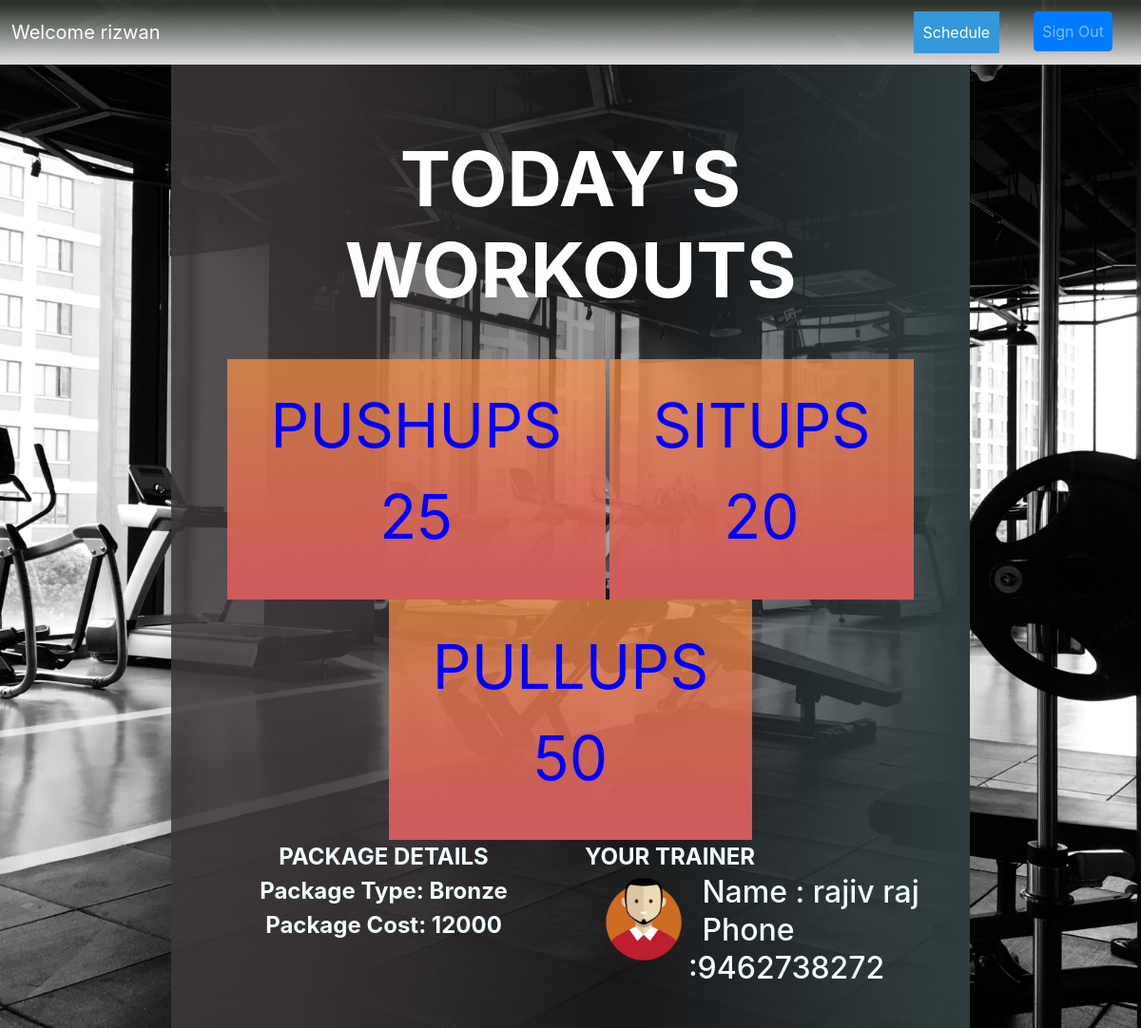
Screenshot of /userDashboard.php (signed in) with the database file from the repository.
### tables this page shows
create table member(memberId integer not null AUTO_INCREMENT ,memberName varchar(30) not null,memberMobile varchar(20) not null,
memberEmail varchar(30) not null,dues integer default 0,trainerId integer,packageId integer,FOREIGN KEY (trainerId) REFERENCES trainer(trainerId) ON DELETE SET NULL,
FOREIGN KEY (packageId) REFERENCES package(packageId) ON DELETE SET NULL,PRIMARY KEY (memberId)
);

create table package(packageId integer not null AUTO_INCREMENT ,packageName varchar(30) not null,
packageAmount varchar(10) not null,pushUpCount integer,pullUpCount integer,sitUpCount integer,monday varchar(30),tuesday varchar(30),wednesday varchar(30),
thursday varchar(30),friday varchar(30),PRIMARY KEY (packageId));

create table trainer(trainerId integer NOT NULL AUTO_INCREMENT ,trainerName varchar(20) not null,trainerMobile varchar(20) not null,
trainerEmail varchar(30) not null,PRIMARY KEY (trainerId));

### userDashboard.php (the view, shortened to what this page needs)
<!DOCTYPE html>
<html>
<head>
    <link rel="stylesheet" href="https://stackpath.bootstrapcdn.com/font-awesome/4.7.0/css/font-awesome.min.css">
    <link rel="stylesheet" href="https://stackpath.bootstrapcdn.com/bootstrap/4.3.1/css/bootstrap.min.css"
>
    <link rel="stylesheet" href="./css/userDashboard.css">
</head>
<body>
    <?php
    $username=$_SESSION['user'];
    $sql = "SELECT memberName FROM member,loginMember WHERE username='$username' and member.memberId=loginMember.memberId;";
    $result=mysqli_query($conn,$sql);
    $row=mysqli_fetch_assoc($result);
    $mname=$row[memberName];
    ?>
    <section id="title">
        <nav class="navbar fixed-top  navbar-expand-md navbar-dark navbar-custom ">
            <a class="navbar-brand" href="">  Welcome <?php echo $mname; ?> </a>
            <div class="collapse navbar-collapse" id="navbarTogglerDemo02">
                <ul class="navbar-nav ml-auto">
                    <li class="nav-item">
                        <div class="dropdown">
                            <button onclick="myFunction()" class="dropbtn">Schedule</button>
                        </div>
                    </li>
                    <li class="nav-item ">
                        <a class="nav-link btn btn-primary" href="./includes/logout.inc.php">Sign Out</a></button>
                    </li>
                </ul>
            </div>
        </nav>
    </section>
    <?php
    $username=$_SESSION['user'];
    $sql = "SELECT  pushUpCount,pullUpCount,sitUpCount,packageName,packageAmount FROM loginMember,package,member WHERE loginMember.username='$username' and member.packageId=package.packageId
                      and  member.memberId=loginMember.memberId;";
    $result=mysqli_query($conn,$sql);
    $row=mysqli_fetch_assoc($result);
    $pushups=$row[pushUpCount];
    $situps=$row[pullUpCount];
    $pullups=$row[sitUpCount];
    $packageName=$row[packageName];
    $packageCost=$row[packageAmount];
    ?>
    <?php
        $username=$_SESSION['user'];
        $sql = "SELECT trainerName,trainerMobile FROM loginMember,trainer,member WHERE loginMember.username='$username' and member.trainerId=trainer.trainerId and
                member.memberId=loginMember.memberId ;";
        $result=mysqli_query($conn,$sql);
        $row=mysqli_fetch_assoc($result);
        $trainerName=$row[trainerName];
        $trainerMobile=$row[trainerMobile];
?>
    <section id="user-header">
        <div class="container-fluid contents">
             <div class="workout-form" >
                <h2 class="workout">
                    TODAY'S WORKOUTS</h2>
                <div class="schedule">
                     PUSHUPS
                     <p class="exercise"><?php echo $pushups;  ?><br></p>
                </div>
                <div class="schedule">
                     SITUPS
                     <p class="exercise"><?php  echo $situps;    ?><br></p>
                </div>
                <div class="schedule">
                     PULLUPS
                     <p class="exercise"><?php  echo $pullups;    ?><br></p>
                </div>
            </div>
            <div class="row">
                <div class="col-lg-6">
                    <div class="package-type">
                         PACKAGE DETAILS
                         <div>
                             Package Type:  <?php  echo $packageName;  ?><br>
                             Package Cost:  <?php  echo $packageCost;  ?>
                         </div>
                    </div>
                </div>
                <div class="col-lg-6 package-details">
                    YOUR TRAINER
                    <div>
                        <img class="trainer-image trainer-details" src="./assets/avatars/person2.png" alt="trainer">
                        <h2 class="trainer-details">Name : <?php  echo $trainerName  ?><br></h2>
                        <h2 class="trainer-details">Phone :<?php  echo $trainerMobile  ?></h2>
                    </div>
                </div>
            </div>
         </div>
     </section>
</body>
</html>

### css/userDashboard.css (style rules this page uses)
body, html { height: 100%; scroll-behavior: smooth; }
.nav-item { padding: 0 18px; }
.navbar-custom { padding:1%; background: rgb(215,215,215); background: linear-gradient(0deg, rgba(215,215,215,1) 6%, rgba(51,60,52,0.8393558106836485) 93%); }
#user-header { background-image: url("../assets/images/user-front.jpg"); background-size: cover; background-position: center; padding: 5% 15%; height: 100%; text-align: center; }
.workout { padding: 5%; text-align: center; font-size: 5rem; font-weight: bolder; color: white; }
.schedule { display: inline-block; background: rgb(207,91,91); background: linear-gradient(0deg, rgba(207,91,91,1) 9%, rgba(255,146,70,0.7077031496192228) 93%); padding-top: 3%; padding-right:6%; padding-left: 6%; padding-bottom: 3%; color: blue; font-size: 4rem; font-family: -apple-system, BlinkMacSystemFont, 'Segoe UI', Roboto, Oxygen, Ubuntu, Cantarell, 'Open Sans', 'Helvetica Neue', sans-serif; }
.trainer-image { width: 30%; height: 60%; float: left; }
.package-details { color: azure; font-weight: bolder; text-align: left; font-size: 1.5rem; }
.package-type { color: azure; font-weight: bolder; text-align: center; font-size: 1.5rem; }
.contents { background: rgb(61,55,58); background: linear-gradient(90deg, rgba(61,55,58,0.8701681356136204) 16%, rgba(43,42,47,0.4247899843531162) 56%, rgba(47,60,62,1) 100%); padding: 5%; }
.workout-form { text-align: center; }
.trainer-details { display: inline; padding-left: 4%;; }
.dropbtn { background-color: #3498DB; color: white; padding: 10px; font-size: 16px; border: none; cursor: pointer; }
.dropdown { position: relative; display: inline-block; }

### rows the page displays
member: memberName "rizwan"
package: pushUpCount "25", pullUpCount "20", sitUpCount "50", packageName "Bronze", packageAmount "12000"
trainer: trainerName "rajiv raj", trainerMobile "9462738272"
